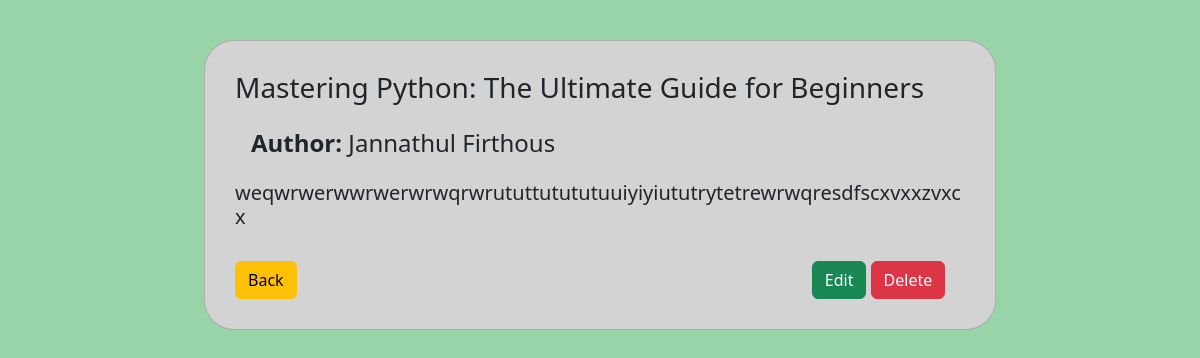
Page /blog/3 on the committed database.
### models.py (models this page shows, shortened)
class Post(db.Model):
    id = db.Column(db.Integer, primary_key=True)
    Title = db.Column(db.String(500), nullable=False)
    Author = db.Column(db.String(100), nullable=False)
    Email = db.Column(db.String(500), nullable=False)
    Slug = db.Column(db.String(200), nullable=False)
    blog_post = db.Column(db.Text, nullable=False)
    created_at = db.Column(db.DateTime(timezone=True), server_default=func.now())

### app.py (the view)
@app.route('/blog/<int:id>')
def blog(id):
    blog = Post.query.get_or_404(id)
    return render_template ('blog.html', blog=blog)

### templates/blog.html (shortened to what this page needs)
<body style="background-color: rgb(152, 212, 167);">
  <div class="row justify-content-center" style="padding-top: 40px;">
      <div class="col-sm-8 mb-3 mb-sm-0">
          <div class="card" style="background-color: #D3D3D3; border-radius: 30px;">
              <div class="card-body" style="padding: 30px;">
                  <h3 class="card-title">{{ blog.Title }}</h3>
                  <h4 class="card-body"><b>Author:</b> {{ blog.Author }}</h4>
                  <h5 class="card-text">{{ blog.blog_post }}</h5>
                  <br>
                  <a href="{{ url_for('home') }}" class="btn btn-warning">Back</a>
                  <a href="{{ url_for('edit', id=blog.id) }}" class="btn btn-success" style="margin-left: 70%;">Edit</a>
                  <form action="{{ url_for('delete_blog', id=blog.id) }}" method="POST" style="display: inline;">
                      <button type="submit" class="btn btn-danger" onclick="return confirm('Are you sure you want to delete this blog post?');">Delete</button>
                  </form>
              </div>
          </div>
      </div>
  </div>
  <link href="https://cdn.jsdelivr.net/npm/bootstrap@5.3.3/dist/css/bootstrap.min.css" rel="stylesheet">
</body>

### rows in the picture
Post: Title "Mastering Python: The Ultimate Guide for Beginners", Author "Jannathul Firthous", blog_post "weqwrwerwwrwerwrwqrwrututtutututuuiyiyiututrytetrewrwqresdfscxvxxzvxc x"
